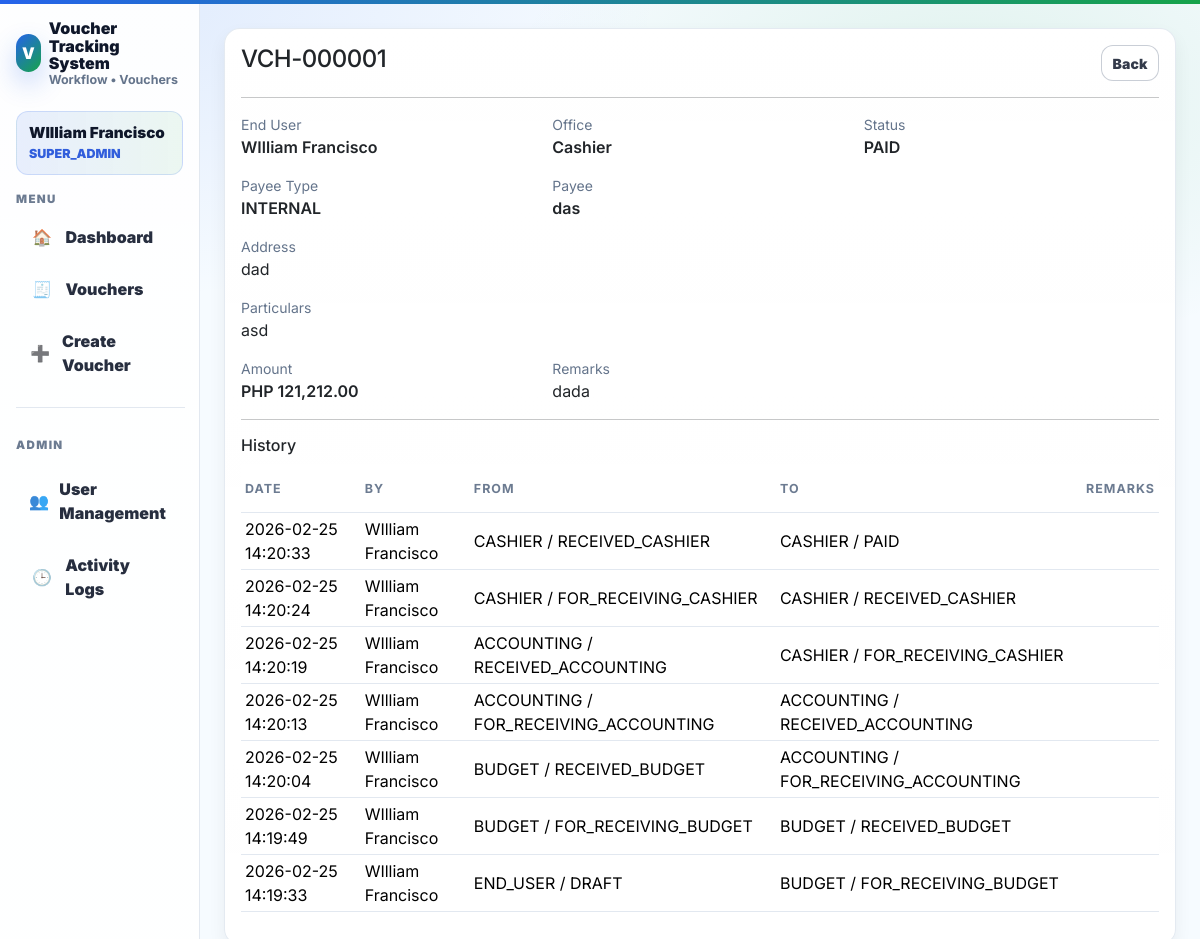
The app's page /public/voucher_view.php?id=1 (signed in) with its own data.
### tables this page shows
CREATE TABLE `vouchers` (
  `id` int(11) NOT NULL,
  `voucher_number` varchar(30) NOT NULL,
  `date_created` datetime NOT NULL DEFAULT current_timestamp(),
  `payee_type` enum('INTERNAL','EXTERNAL') NOT NULL DEFAULT 'INTERNAL',
  `payee` varchar(150) NOT NULL,
  `address` varchar(255) DEFAULT NULL,
  `particulars` text NOT NULL,
  `amount` decimal(12,2) NOT NULL DEFAULT 0.00,
  `remarks` text DEFAULT NULL,
  `created_by` int(11) NOT NULL,
  `created_by_admin` int(11) DEFAULT NULL,
  `current_office` enum('END_USER','BUDGET','ACCOUNTING','CASHIER') NOT NULL DEFAULT 'END_USER',
  `status` varchar(50) NOT NULL DEFAULT 'DRAFT',
  `date_paid` datetime DEFAULT NULL,
  `updated_at` datetime NOT NULL DEFAULT current_timestamp() ON UPDATE current_timestamp()
);

CREATE TABLE `users` (
  `id` int(11) NOT NULL,
  `full_name` varchar(120) NOT NULL,
  `username` varchar(80) NOT NULL,
  `password_hash` varchar(255) NOT NULL,
  `role_id` int(11) NOT NULL,
  `is_active` tinyint(1) NOT NULL DEFAULT 1,
  `locked_until` datetime DEFAULT NULL,
  `deleted_at` datetime DEFAULT NULL,
  `created_at` datetime NOT NULL DEFAULT current_timestamp()
);

CREATE TABLE `voucher_history` (
  `id` int(11) NOT NULL,
  `voucher_id` int(11) NOT NULL,
  `from_status` varchar(50) DEFAULT NULL,
  `to_status` varchar(50) NOT NULL,
  `from_office` varchar(20) DEFAULT NULL,
  `to_office` varchar(20) DEFAULT NULL,
  `remarks` text DEFAULT NULL,
  `acted_by` int(11) NOT NULL,
  `acted_at` datetime NOT NULL DEFAULT current_timestamp()
);

### app/lib/helpers.php (called while the page is built, shortened)
<?php
function h(string $s): string {
  return htmlspecialchars($s, ENT_QUOTES, 'UTF-8');
}
function money_php($amount): string {
  return 'PHP ' . number_format((float)$amount, 2);
}
function office_label(string $office): string {
  return match ($office) {
    'END_USER' => 'End User',
    'BUDGET' => 'Budget',
    'ACCOUNTING' => 'Accounting',
    'CASHIER' => 'Cashier',
    default => $office
  };
}

### public/voucher_view.php (the view, shortened to what this page needs)
<?php
require_once __DIR__ . '/../app/config/db.php';
require_once __DIR__ . '/../app/lib/helpers.php';
$id = (int)($_GET['id'] ?? 0);
$stmt = $pdo->prepare("
  SELECT v.*, u.full_name AS end_user_name
  FROM vouchers v
  JOIN users u ON u.id=v.created_by
  WHERE v.id=?
");
$stmt->execute([$id]);
$v = $stmt->fetch();
$hist = $pdo->prepare("
  SELECT h.*, u.full_name
  FROM voucher_history h
  JOIN users u ON u.id=h.acted_by
  WHERE h.voucher_id=?
  ORDER BY h.id DESC
");
$hist->execute([$id]);
$history = $hist->fetchAll();
require_once __DIR__ . '/../app/views/layout_header.php';
?>
<div class="container-fluid">
  <div class="row">
    <?php require __DIR__ . '/../app/views/sidebar.php'; ?>
    <div class="col-12 col-lg-9 col-xl-10 p-4">
      <div class="card shadow-soft card-soft">
        <div class="card-body">
          <div class="d-flex justify-content-between">
            <h4 class="mb-0"><?= h($v['voucher_number']) ?></h4>
            <a class="btn btn-outline-secondary btn-sm" href="dashboard.php">Back</a>
          </div>
          <hr>
          <div class="row g-3">
            <div class="col-md-4"><div class="text-muted small">End User</div><div class="fw-semibold"><?= h($v['end_user_name']) ?></div></div>
            <div class="col-md-4"><div class="text-muted small">Office</div><div class="fw-semibold"><?= h(office_label($v['current_office'])) ?></div></div>
            <div class="col-md-4"><div class="text-muted small">Status</div><div class="fw-semibold"><?= h($v['status']) ?></div></div>
            <div class="col-md-4"><div class="text-muted small">Payee Type</div><div class="fw-semibold"><?= h($v['payee_type']) ?></div></div>
            <div class="col-md-8"><div class="text-muted small">Payee</div><div class="fw-semibold"><?= h($v['payee']) ?></div></div>
            <div class="col-md-12"><div class="text-muted small">Address</div><div><?= h($v['address'] ?? '') ?></div></div>
            <div class="col-md-12"><div class="text-muted small">Particulars</div><div><?= nl2br(h($v['particulars'])) ?></div></div>
            <div class="col-md-4"><div class="text-muted small">Amount</div><div class="fw-semibold"><?= h(money_php($v['amount'])) ?></div></div>
            <div class="col-md-8"><div class="text-muted small">Remarks</div><div><?= h($v['remarks'] ?? '') ?></div></div>
          </div>
          <hr>
          <h6>History</h6>
          <?php if (!$history): ?>
            <div class="text-muted">No history yet.</div>
          <?php else: ?>
            <div class="table-responsive">
              <table class="table table-sm">
                <thead>
                  <tr><th>Date</th><th>By</th><th>From</th><th>To</th><th>Remarks</th></tr>
                </thead>
                <tbody>
                <?php foreach ($history as $hrow): ?>
                  <tr>
                    <td><?= h($hrow['acted_at']) ?></td>
                    <td><?= h($hrow['full_name']) ?></td>
                    <td><?= h(($hrow['from_office'] ?? '-') . ' / ' . ($hrow['from_status'] ?? '-')) ?></td>
                    <td><?= h(($hrow['to_office'] ?? '-') . ' / ' . ($hrow['to_status'] ?? '-')) ?></td>
                    <td><?= h($hrow['remarks'] ?? '') ?></td>
                  </tr>
                <?php endforeach; ?>
                </tbody>
              </table>
            </div>
          <?php endif; ?>
        </div>
      </div>
    </div>
  </div>
</div>
<?php require_once __DIR__ . '/../app/views/layout_footer.php'; ?>

### public/assets/app.css (style rules this page uses)
:root { --bg: #f6fbff; --surface: #ffffff; --surface-2: #f3f8ff; --text: #0f172a; --muted: #64748b; --border: #e2e8f0; --blue: #2563eb; --blue-700:#1d4ed8; --green:#16a34a; --green-700:#15803d; --danger:#dc2626; --warning:#f59e0b; --radius: 16px; --radius-sm: 12px; --shadow-sm: 0 8px 18px rgba(2, 6, 23, 0.06); --shadow-md: 0 18px 40px rgba(2, 6, 23, 0.10); --ring: 0 0 0 4px rgba(37, 99, 235, 0.15); }
html, body { height: 100%; }
body { background: radial-gradient(900px 500px at 10% 0%, rgba(37,99,235,0.10), transparent 60%), radial-gradient(700px 400px at 80% 10%, rgba(22,163,74,0.10), transparent 65%), var(--bg); color: var(--text); font-family: "Inter", ui-sans-serif, system-ui, -apple-system, "Segoe UI", Roboto, "Helvetica Neue", Arial, "Noto Sans", "Apple Color Emoji", "Segoe UI Emoji"; -webkit-font-smoothing: antialiased; -moz-osx-font-smoothing: grayscale; }
a { text-decoration: none; }
.card { border: 1px solid var(--border); border-radius: var(--radius); background: var(--surface); }
.card-soft { background: linear-gradient(180deg, rgba(255,255,255,0.98), rgba(255,255,255,0.96)); border: 1px solid rgba(226,232,240,0.9); }
.shadow-soft { box-shadow: var(--shadow-sm) !important; }
h1,h2,h3,h4,h5 { letter-spacing: -0.02em; }
.text-muted { color: var(--muted) !important; }
.btn { border-radius: 14px; font-weight: 900; letter-spacing: .01em; padding: .55rem .85rem; transition: transform .12s ease, box-shadow .12s ease, filter .12s ease, opacity .12s ease; }
.btn-outline-secondary { border: 1px solid rgba(100,116,139,0.35); color: rgba(15,23,42,0.85); background: rgba(255,255,255,0.75); }
.btn-sm { border-radius: 12px; padding: .42rem .65rem; font-weight: 900; }
.table { border-color: var(--border); }
.table thead th { font-size: .78rem; text-transform: uppercase; letter-spacing: .08em; color: rgba(100,116,139,0.95); border-bottom: 1px solid var(--border); padding-top: 1rem; padding-bottom: .85rem; }
.table tbody td { vertical-align: middle; }
@media (prefers-reduced-motion: no-preference) { .card, .btn, .nav-item, .table-hover tbody tr { will-change: transform; } }

### records on screen
vouchers: voucher_number "VCH-000001", created_by.full_name "WIlliam Francisco", current_office "Cashier", status "PAID", payee_type "INTERNAL", payee "das", address "dad", particulars "asd", amount "PHP 121,212.00", remarks "dada"
voucher_history: acted_at "2026-02-25 14:20:33", acted_by.full_name "WIlliam Francisco", from_office+from_status "CASHIER / RECEIVED_CASHIER", to_office+to_status "CASHIER / PAID"
voucher_history: acted_at "2026-02-25 14:20:24", acted_by.full_name "WIlliam Francisco", from_office+from_status "CASHIER / FOR_RECEIVING_CASHIER", to_office+to_status "CASHIER / RECEIVED_CASHIER"
voucher_history: acted_at "2026-02-25 14:20:19", acted_by.full_name "WIlliam Francisco", from_office+from_status "ACCOUNTING / RECEIVED_ACCOUNTING", to_office+to_status "CASHIER / FOR_RECEIVING_CASHIER"
voucher_history: acted_at "2026-02-25 14:20:13", acted_by.full_name "WIlliam Francisco", from_office+from_status "ACCOUNTING / FOR_RECEIVING_ACCOUNTING", to_office+to_status "ACCOUNTING / RECEIVED_ACCOUNTING"
voucher_history: acted_at "2026-02-25 14:20:04", acted_by.full_name "WIlliam Francisco", from_office+from_status "BUDGET / RECEIVED_BUDGET", to_office+to_status "ACCOUNTING / FOR_RECEIVING_ACCOUNTING"
voucher_history: acted_at "2026-02-25 14:19:49", acted_by.full_name "WIlliam Francisco", from_office+from_status "BUDGET / FOR_RECEIVING_BUDGET", to_office+to_status "BUDGET / RECEIVED_BUDGET"
voucher_history: acted_at "2026-02-25 14:19:33", acted_by.full_name "WIlliam Francisco", from_office+from_status "END_USER / DRAFT", to_office+to_status "BUDGET / FOR_RECEIVING_BUDGET"

### other values on screen
APP_NAME "Voucher Tracking System"
$u['full_name'] "WIlliam Francisco"
$role "SUPER_ADMIN"
